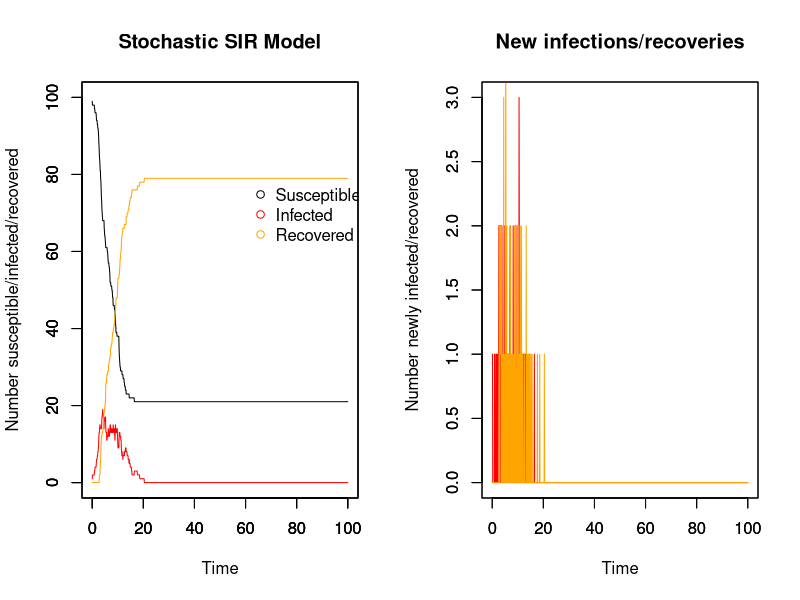
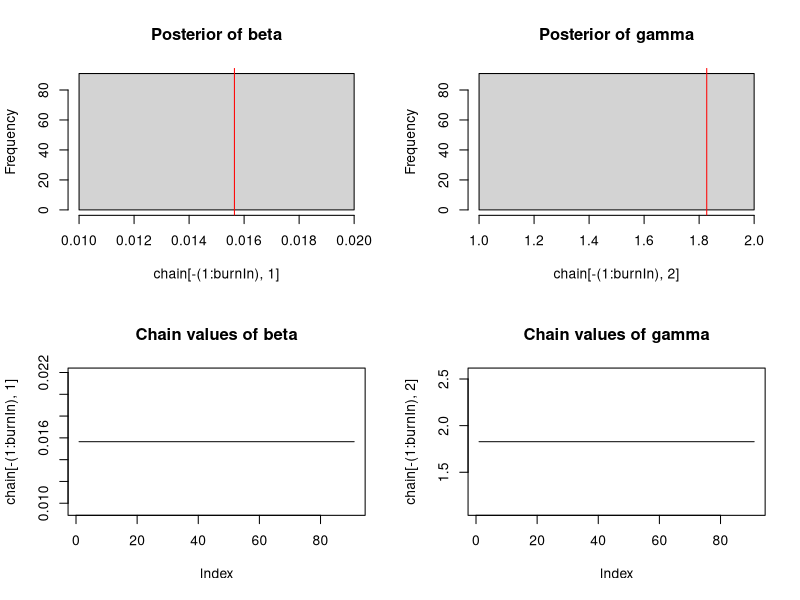

These charts were generated, in order, by the following R code:
## Stochastic model with MCMC
## 04/11/17

##########################
## Input values for SIR ##
##########################

# Time
timestep <- 0.1
times <- seq(0, 100, by = timestep)

# Initial population: N-1 susceptible, 1 infectious, 0 recovered
init.values = c(
  S = 100-1,
  I = 1,
  R = 0
)
N = sum(init.values)

# Beta & gammma
beta <- 0.008
gamma <- 0.5

###############
## The model ##
###############

# Array for holding collective disease status information for whole period of time
data <- array(0, dim =c(length(times), length(init.values)+3))
data[,1] <- times # make first column the timesteps to make plotting easier later on
  
# For loops for calculating the numbers susceptible, infected, and recovered at each timepoint
for (time in times){
  if (time == 0){ # Set up the number of S/I/R at time 0
    data[1,2] <- init.values["S"] # number of susceptibles at time 0
    data[1,3] <- init.values["I"] # number of infecteds at time 0
    data[1,4] <- init.values["R"] # number of recovereds at time 0
    data[1,5] <- init.values["I"] # number newly infected at time 0
    data[1,6] <- init.values["R"] # number newly recovered at time 0
      
  } else{
    whole_time <- 1/timestep * time # makes time into the whole number that it corresponds to in the array
    #inf <- rbinom(1, size = data[whole_time,2], prob = foi_t) # number who become infected in this timestep
    #rec <- rbinom(1, size = data[whole_time,3], prob = r_t)# number who become recovered in this timestep
    
    inf <- rbinom(1, size = data[whole_time,2], (1-(exp(-beta*data[whole_time,3]*timestep)))) # number who become infected in this timestep
    rec <- rbinom(1, size = data[whole_time,3], (1-(exp(-gamma*timestep)))) # number who become recovered in this timestep
      
    data[whole_time+1,2] <- data[whole_time,2] - inf # number of susceptibles at other times
      
    data[whole_time+1,3] <- data[whole_time,3]  + inf - rec # number of infecteds at other times
      
    data[whole_time+1,4] <- data[whole_time,4] + rec # number of recovereds at other times
    
    data[whole_time+1,5] <- data[whole_time+1,3] - data[whole_time,3] + data[whole_time+1,4] - data[whole_time,4] # number of newly infected
    
    data[whole_time+1,6] <- data[whole_time+1,4] - data[whole_time,4] # number of newly recovered
  }
}

###############
## SIR plots ##
###############

run_stoch <- data.frame(data) # make array into a dataframe
colnames(run_stoch) <- c("time","S", "I", "R", "new_I", "new_R")

par(mfrow = c(1,2))

# Plot for SIR model
plot(x = run_stoch$time, y = run_stoch$I, type = "line", col = "red", ylim = c(0,N),
     xlab = "Time", ylab = "Number susceptible/infected/recovered", main = "Stochastic SIR Model")
par(new=T)
plot(x = run_stoch$time, y = run_stoch$S, type = "line", ylim = c(0,N), ylab = "", xlab = "") # add susceptible line
par(new=T)
plot(x = run_stoch$time, y = run_stoch$R, type = "line", col = "orange", ylim = c(0,N), ylab = "", xlab = "") # recovered

# Add legend
legend(60, 0.8*N, c("Susceptible", "Infected", "Recovered"), pch = 1, col = c("black", "red", "orange"), bty = "n")

# Plot for newly infected and newly recovered
plot(x = run_stoch$time, y = run_stoch$new_I, type = "line", col = "red", ylim = c(0,max(run_stoch$new_I)),
     xlab = "Time", ylab = "Number newly infected/recovered", main = "New infections/recoveries")
par(new=T)
plot(x = run_stoch$time, y = run_stoch$new_R, type = "line", col = "orange", ylim = c(0,max(run_stoch$new_I)), ylab = "", xlab = "") # add susceptible line

##################################
## Likelihood, prior, posterior ##
##################################

# Likelihood distribution
likelihood <- function(param){
  beta = as.numeric(param[1])
  gamma = as.numeric(param[2])
  total = array(0, dim = (c(nrow(run_stoch))))

  for (i in 1:nrow(run_stoch)){
    betalikelihood = dbinom(run_stoch$new_I[i+1], run_stoch$S[i], (1-(exp(-beta*run_stoch$I[i]*timestep))), log = T)
    gammalikelihood = dbinom(run_stoch$new_R[i+1], run_stoch$I[i], (1-(exp(-gamma*timestep))), log = T)
    #print(betalikelihood)
    #print(betalikelihood + gammalikelihood)
    total[i] = betalikelihood + gammalikelihood
  }
  return(sum(total, na.rm = T))
}

# Prior distribution
prior <- function(param){
  beta = as.numeric(param[1])
  gamma = as.numeric(param[2])
  betaprior = dunif(beta, min = 0, max = 100, log = T)
  gammaprior = dunif(gamma, min = 0, max = 100, log = T)
  print(betaprior + gammaprior)
  return(betaprior + gammaprior)
}

# Posterior distribution
posterior <- function(param){
  return (likelihood(param) + prior(param))
}

proposalfunction <- function(param){ # beta and gamma need to be >0

  beta_prop = rnorm(1, mean = param[1], sd = 1)
  gamma_prop = rnorm(1, mean = param[2], sd = 1)
  print(c(beta_prop, gamma_prop))
  return(c(beta_prop, gamma_prop))
}

run_metropolis_MCMC <- function(startvalue, iterations){
  chain = array(dim = c(iterations+1,2))
  chain[1,] = startvalue
  for (i in 1:iterations){
    proposal = proposalfunction(chain[i,])

    if (proposal[1] < 0.0 | proposal[2] < 0.0){
      chain[i+1,] = chain[i,]
     }
     else{
      probab = exp(posterior(proposal) - posterior(chain[i,]))
      if (runif(1) < probab){
        chain[i+1,] = proposal
      }else{
        chain[i+1,] = chain[i,]
        }
      }
  }
  return(chain)
}

# Where to start the chain
startvalue <- c(0.1,0.1)

# Number of runs
iterations = 100
#set.seed(4)
chain <- run_metropolis_MCMC(startvalue, iterations)

# The beginning of the chain is biased towards the starting point, so take them out
# normally burnin is 10%-50% of the runs
burnIn = 0.1*iterations
acceptance <- 1-mean(duplicated(chain[-(1:burnIn),]))

################
## MCMC Plots ##
################

par(mfrow = c(2,2))

hist(chain[-(1:burnIn),1],nclass=30, main="Posterior of beta")
abline(v = mean(chain[-(1:burnIn),1]), col = "red")

hist(chain[-(1:burnIn),2],nclass=30, main="Posterior of gamma")
abline(v = mean(chain[-(1:burnIn),2]), col = "red")

plot(chain[-(1:burnIn),1], type = "l", main = "Chain values of beta")

plot(chain[-(1:burnIn),2], type = "l", main = "Chain values of gamma")

########################################################################################################################

########################################################################################################################
